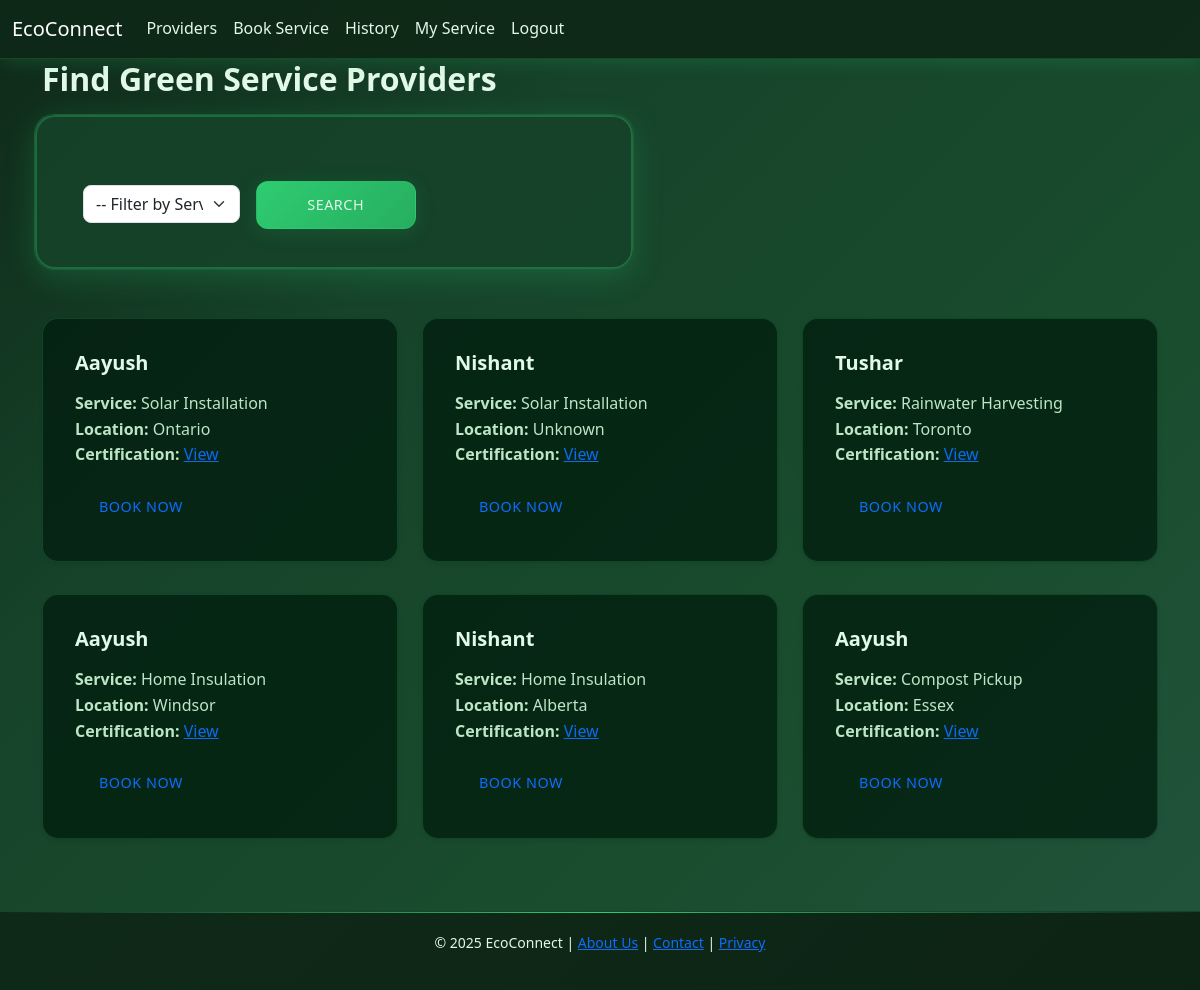
Screenshot of /providers/ (signed in) with the database file from the repository.
### services/models.py (models this page shows, shortened)
class ServiceProvider(models.Model):
    SERVICE_TYPES = [
        ('solar', 'Solar Installation'),
        ('insulation', 'Home Insulation'),
        ('compost', 'Compost Pickup'),
        ('rainwater', 'Rainwater Harvesting'),
    ]
    user = models.ForeignKey(User, on_delete=models.CASCADE)
    name = models.CharField(max_length=100)
    service_type = models.CharField(max_length=50, choices=SERVICE_TYPES)
    location = models.CharField(max_length=100)
    certification = models.FileField(upload_to='certifications/', null=True, blank=True)

### services/views.py (the view)
# urls.py: path('providers/', views.ProviderListView.as_view(), name='providers'),
class ProviderListView(ListView):
    model = ServiceProvider
    template_name = 'services/provider_list.html'
    context_object_name = 'providers'
    def get_queryset(self):
        query = self.request.GET.get('q')
        if query:
            return ServiceProvider.objects.filter(service_type=query)
        return ServiceProvider.objects.all()

### services/templates/services/provider_list.html (shortened to what this page needs)
{% extends 'services/base.html' %}
{% block content %}
<h2 class="mb-4">Find Green Service Providers</h2>
<form method="get" class="row g-3 mb-5">
    <div class="col-md-4">
        <select name="q" class="form-select">
            <option value="">-- Filter by Service Type --</option>
        </select>
    </div>
    <div class="col-auto">
        <button type="submit" class="btn btn-success">Search</button>
    </div>
</form>
<div class="row">
    {% for provider in providers %}
        <div class="col-md-4 mb-4">
            <div class="card shadow-sm h-100">
                <div class="card-body">
                    <h5 class="card-title">{{ provider.name }}</h5>
                    <p class="card-text">
                        <strong>Service:</strong> {{ provider.get_service_type_display }}<br>
                        <strong>Location:</strong> {{ provider.location }}<br>
                        <strong>Certification:</strong>
                        {% if provider.certification %}
                            <a href="{{ provider.certification.url }}" target="_blank">View</a>
                        {% else %}
                            Not uploaded
                        {% endif %}
                    </p>
                    {% if user.is_authenticated %}
                        <a href="{% url 'book_service' %}" class="btn btn-outline-primary btn-sm">Book Now</a>
                    {% else %}
                        <a href="{% url 'login' %}" class="btn btn-outline-secondary btn-sm">Login to Book</a>
                    {% endif %}
                </div>
            </div>
        </div>
    {% empty %}
        <p>No providers found.</p>
    {% endfor %}
</div>
{% endblock %}

### services/static/services/style.css (style rules this page uses)
:root { --primary-green: #2ecc71; --dark-green: #0f2918; --darker-green: #1a4d2e; --medium-green: #16432a; --accent-green: #27ae60; --soft-green: #1e3d26; --forest-green: #0d2415; --sage-green: #22543d; --mint-green: #234e3a; --light-accent: #3dd56d; --text-light: #e2f8e8; --text-medium: #c6f0d0; --text-dark: #1a202c; --shadow-soft: 0 4px 20px rgba(46, 204, 113, 0.15); --shadow-medium: 0 8px 30px rgba(46, 204, 113, 0.2); --shadow-strong: 0 12px 40px rgba(46, 204, 113, 0.25); --transition: all 0.3s cubic-bezier(0.4, 0, 0.2, 1); }
body { background: linear-gradient(135deg, #0f2918 0%, #16432a 30%, #1a4d2e 70%, #22543d 100%); font-family: 'Segoe UI', Tahoma, Geneva, Verdana, sans-serif; color: var(--text-light); padding-top: 70px; line-height: 1.6; background-attachment: fixed; min-height: 100vh; }
form select { position: relative; z-index: 10; }
.card { background: rgba(3, 30, 15, 0.8); border: none; border-radius: 16px; box-shadow: var(--shadow-soft); transition: var(--transition); position: relative; overflow: hidden; border: 1px solid rgba(46, 204, 113, 0.2); }
.card::before { content: ''; position: absolute; top: 0; left: 0; right: 0; height: 4px; background: linear-gradient(90deg, var(--primary-green) 0%, var(--light-accent) 100%); opacity: 0; transition: var(--transition); }
.card-body { padding: 2rem; position: relative; z-index: 1; }
.card-title { color: var(--text-light); font-weight: 600; font-size: 1.25rem; margin-bottom: 1rem; }
.card-text { color: var(--text-medium); opacity: 0.95; }
.btn { border-radius: 12px; padding: 12px 24px; font-weight: 500; transition: var(--transition); position: relative; overflow: hidden; border: none; text-transform: uppercase; letter-spacing: 0.5px; font-size: 0.9rem; }
.btn-primary, .btn-success { background: linear-gradient(135deg, var(--primary-green) 0%, var(--accent-green) 100%); color: var(--text-light); box-shadow: var(--shadow-soft); border: 1px solid rgba(46, 204, 113, 0.3); }
.btn::before { content: ''; position: absolute; top: 0; left: -100%; width: 100%; height: 100%; background: linear-gradient(90deg, transparent, rgba(255, 255, 255, 0.2), transparent); transition: var(--transition); }
form { max-width: 600px; margin: 0 auto; background: rgba(22, 67, 42, 0.9); padding: 40px; border-radius: 20px; box-shadow: var(--shadow-medium); position: relative; border: 1px solid rgba(46, 204, 113, 0.2); pointer-events: auto !important; z-index: 1; }
form::before { content: ''; position: absolute; top: 0; left: 0; right: 0; bottom: 0; border-radius: 20px; padding: 2px; background: linear-gradient(135deg, var(--primary-green), var(--light-accent)); -webkit-mask: linear-gradient(#fff 0 0) content-box, linear-gradient(#fff 0 0); -webkit-mask-composite: exclude; mask: linear-gradient(#fff 0 0) content-box, linear-gradient(#fff 0 0); mask-composite: exclude; opacity: 0.3; pointer-events: none; z-index: 0; }
form input[type="text"], form input[type="email"], form input[type="password"], form input[type="file"], form select, form textarea { width: 100%; padding: 12px 16px; border-radius: 12px; border: 2px solid rgba(46, 204, 113, 0.3); background-color: rgba(35, 78, 58, 0.8); color: var(--text-light); transition: var(--transition); font-size: 0.95rem; }
form .btn { width: 160px; margin-top: 10px; }
h1, h2, h3, h4, h5 { color: var(--text-light); font-weight: 600; background: transparent !important; }
h2 { font-size: 2rem; margin-bottom: 1.5rem; }
p, .lead { background: transparent !important; color: var(--text-light); }
.mb-4 { margin-bottom: 2rem !important; }
.card { animation: fadeInUp 0.6s ease-out; }
.card:nth-child(1) { animation-delay: 0.1s; }
.col-md-4 select.form-select { margin-top: 14px; height: auto; border-radius: 8px; }

### services/templates/services/base.html (style rules this page uses)
body { padding-top: 60px; }

### rows the page displays
ServiceProvider: name "Aayush", service_type "Solar Installation", location "Ontario"
ServiceProvider: name "Nishant", service_type "Solar Installation", location "Unknown"
ServiceProvider: name "Tushar", service_type "Rainwater Harvesting", location "Toronto"
ServiceProvider: name "Aayush", service_type "Home Insulation", location "Windsor"
ServiceProvider: name "Nishant", service_type "Home Insulation", location "Alberta"
ServiceProvider: name "Aayush", service_type "Compost Pickup", location "Essex"
